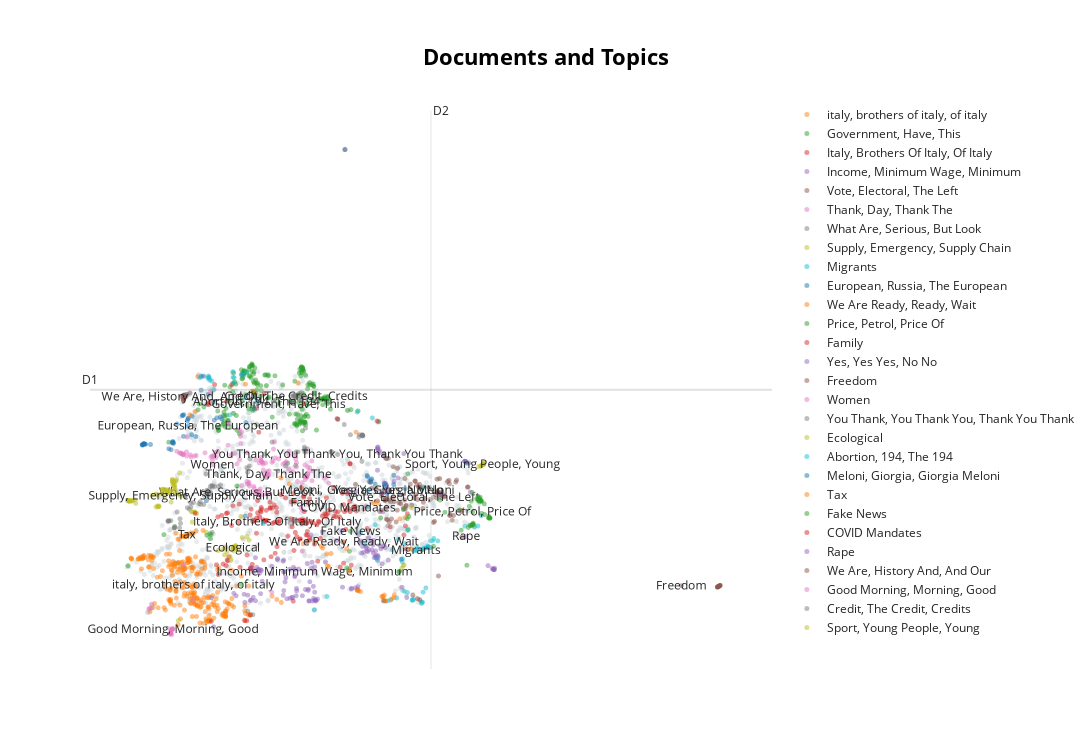

The cell this chart's notebook holds for it:
### Code cell
# sentence_model = SentenceTransformer("all-MiniLM-L6-v2")
# embeddings = sentence_model.encode(docs, show_progress_bar=False)
# reduced_embeddings = UMAP(n_neighbors=10, n_components=2, min_dist=0.0, metric='cosine').fit_transform(embeddings)

# This is a way of summarising the document using the original caption in a way to group the sentence
# could also use date
# adjusted_docs = ["<b>" + title + "</b><br>" + doc[:100] + "..." 
#                  for doc, title in zip(docs, titles)]
# documents_and_topics_fig = topic_model.visualize_documents(docs, topics=topics, custom_labels=True, adjusted_docs=adjusted_docs)

documents_and_topics_fig = topic_model.visualize_documents(docs, topics=topics, custom_labels=True)
documents_and_topics_fig.write_html(processed_dir + 'html/documents-and-topics.html')
documents_and_topics_fig
